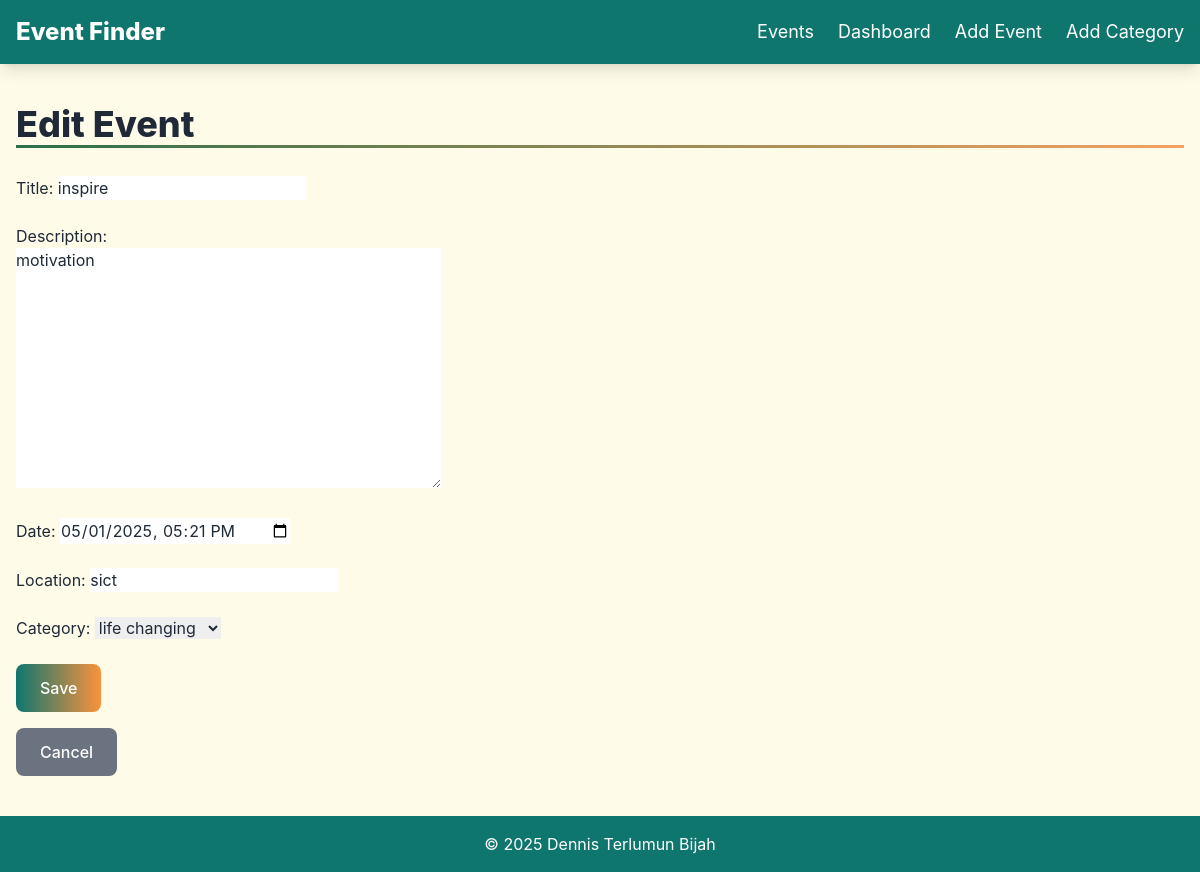
/edit/8/, run on the app's committed database.
### events/models.py (models this page shows, shortened)
class Event(models.Model):
    title = models.CharField(max_length=100)
    description = models.TextField()
    date = models.DateTimeField()
    location = models.CharField(max_length=200)
    category = models.ForeignKey(Category, on_delete=models.CASCADE)
    created_at = models.DateTimeField(auto_now_add=True)

### events/views.py (the view)
# urls.py: path('edit/<int:pk>/', views.event_edit, name='event_edit'),
def event_edit(request, pk):
    event = get_object_or_404(Event, pk=pk)
    if request.method == 'POST':
        form = EventForm(request.POST, instance=event)
        if form.is_valid():
            form.save()
            return redirect('event_list')
    else:
        form = EventForm(instance=event)
    return render(request, 'events/event_form.html', {'form': form, 'title': 'Edit Event'})

### events/forms.py
class EventForm(forms.ModelForm):
    class Meta:
        model = Event
        fields = ['title', 'description', 'date', 'location', 'category']
        widgets = {
            'date': forms.DateTimeInput(attrs={'type': 'datetime-local'}),
        }

### events/models.py (called while the page is built)
    def __str__(self):
        return self.name

### templates/events/event_form.html (shortened to what this page needs)
{% extends 'events/base.html' %}
{% block content %}
<h2 class="text-3xl md:text-4xl font-extrabold text-gray-800 section-heading mb-8">{{ title }}</h2>
<form method="post" class="space-y-6 max-w-lg">
    {{ form.as_p }}
    <button type="submit" class="bg-gradient-to-r from-teal-700 to-orange-400 text-white px-6 py-3 rounded-lg font-medium hover:from-teal-800 hover:to-orange-500 transition-all duration-300 w-full sm:w-auto">Save</button>
</form>
<a href="{% url 'event_list' %}" class="inline-block mt-4 bg-gray-500 text-white px-6 py-3 rounded-lg font-medium hover:bg-gray-600 transition-colors duration-300">Cancel</a>
{% endblock %}

### templates/events/base.html (style rules this page uses)
body { font-family: 'Inter', sans-serif; }
.section-heading { position: relative; }
.section-heading::after { content: ''; position: absolute; bottom: -4px; left: 0; width: 100%; height: 3px; background: linear-gradient(to right, #2C6E49, #F4A261); }

### data on the page
Event: title "inspire", description "motivation", date "05/01/2025 17:21", location "sict", category "life changing"

### other printed values
{{ title }} "Edit Event"
